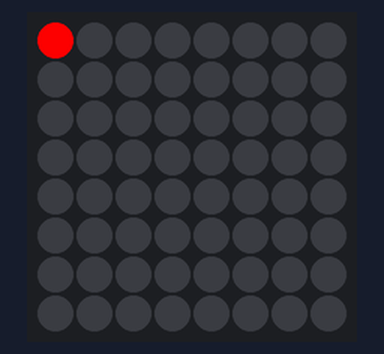
Recording of a program running on a simulated Raspberry Pi (BCM pin numbers) with a Sense HAT. On the bench: the Sense HAT's 8×8 RGB LED matrix.

Above: at 0.07 s.
At 0.77 s:
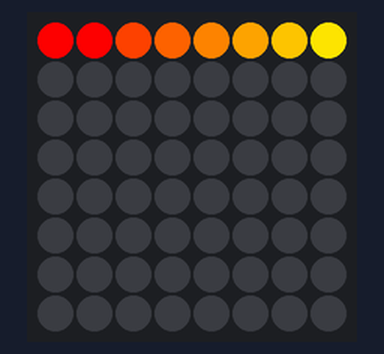
At 1.57 s:
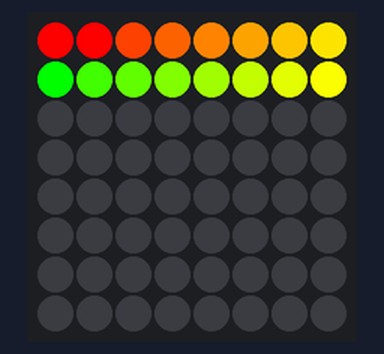
At 3.17 s:
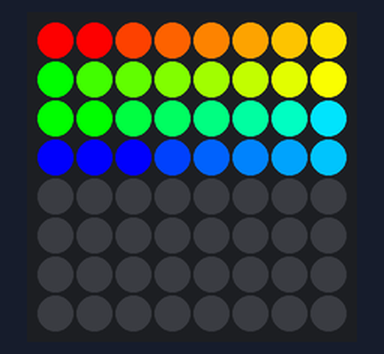
At 6.27 s:
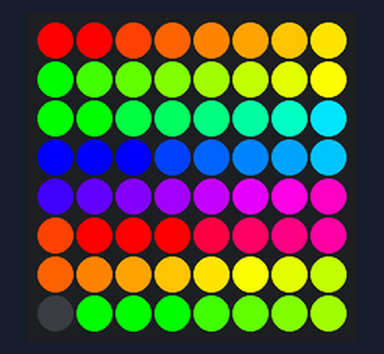
At 39.9 s:
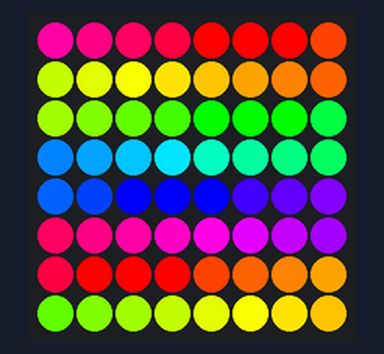

The program:

full_screen_example.py
```python
import main

shape = [
    [1, 1, 1, 1, 1, 1, 1, 1],
    [1, 1, 1, 1, 1, 1, 1, 1],
    [1, 1, 1, 1, 1, 1, 1, 1],
    [1, 1, 1, 1, 1, 1, 1, 1],
    [1, 1, 1, 1, 1, 1, 1, 1],
    [1, 1, 1, 1, 1, 1, 1, 1],
    [1, 1, 1, 1, 1, 1, 1, 1],
    [1, 1, 1, 1, 1, 1, 1, 1]
]

# Define the pixel order in a spiral pattern
pixel_order = [
    (0, 0), (1, 0), (2, 0), (3, 0), (4, 0), (5, 0), (6, 0), (7, 0),  # Top row
    (7, 1), (6, 1), (5, 1), (4, 1), (3, 1), (2, 1), (1, 1), (0, 1),  # Second row
    (0, 2), (1, 2), (2, 2), (3, 2), (4, 2), (5, 2), (6, 2), (7, 2),  # Third row
    (7, 3), (6, 3), (5, 3), (4, 3), (3, 3), (2, 3), (1, 3), (0, 3),  # Fourth row
    (0, 4), (1, 4), (2, 4), (3, 4), (4, 4), (5, 4), (6, 4), (7, 4),  # Fifth row
    (7, 5), (6, 5), (5, 5), (4, 5), (3, 5), (2, 5), (1, 5), (0, 5),  # Sixth row
    (0, 6), (1, 6), (2, 6), (3, 6), (4, 6), (5, 6), (6, 6), (7, 6),  # Seventh row
    (7, 7), (6, 7), (5, 7), (4, 7), (3, 7), (2, 7), (1, 7), (0, 7)   # Bottom row
]

while True:
    main.main(shape, pixel_order)
```

main.py
```python
from sense_hat import SenseHat
from time import sleep
import time
sense = SenseHat()

# Define the colors for the rainbow
colors = [
    (255, 0, 0),    # Red
    (255, 32, 0),   # Orange-Red
    (255, 64, 0),   # Dark Orange
    (255, 96, 0),   # Orange
    (255, 128, 0),  # Orange
    (255, 160, 0),  # Orange
    (255, 192, 0),  # Orange
    (255, 224, 0),  # Yellow-Orange
    (255, 255, 0),  # Yellow
    (224, 255, 0),  # Yellow-Green
    (192, 255, 0),  # Green-Yellow
    (160, 255, 0),  # Green-Yellow
    (128, 255, 0),  # Green-Yellow
    (96, 255, 0),   # Green
    (64, 255, 0),   # Green
    (32, 255, 0),   # Green
    (0, 255, 0),    # Green
    (0, 255, 32),   # Green-Blue
    (0, 255, 64),   # Blue-Green
    (0, 255, 96),   # Blue-Green
    (0, 255, 128),  # Cyan
    (0, 255, 160),  # Cyan
    (0, 255, 192),  # Cyan
    (0, 224, 255),  # Sky Blue
    (0, 192, 255),  # Sky Blue
    (0, 160, 255),  # Blue
    (0, 128, 255),  # Blue
    (0, 96, 255),   # Navy Blue
    (0, 64, 255),   # Navy Blue
    (0, 32, 255),   # Navy Blue
    (0, 0, 255),    # Blue
    (32, 0, 255),   # Indigo
    (64, 0, 255),   # Indigo
    (96, 0, 255),   # Purple
    (128, 0, 255),  # Purple
    (160, 0, 255),  # Violet
    (192, 0, 255),  # Violet
    (224, 0, 255),  # Magenta
    (255, 0, 224),  # Red-Violet
    (255, 0, 192),  # Red-Violet
    (255, 0, 160),  # Red-Violet
    (255, 0, 128),  # Red-Violet
    (255, 0, 96),   # Red-Violet
    (255, 0, 64),   # Red-Violet
    (255, 0, 32)    # Red-Violet
]


# Function to draw the snake on the Sense HAT
def draw_snake(x, y, color_index):
    sense.set_pixel(x, y, colors[color_index])

# Function to clear the Sense HAT display
def clear_display():
    sense.clear()

# Main loop
def main(shape, pixel_order):
    # Clear the display
    clear_display()

    # Iterate through the pixel order list and the color list
    color_index = 0
    active_pixels = []  # List to store active pixels and their color indices

    for x, y in pixel_order:
        if shape[y][x] == 1:
            draw_snake(x, y, color_index)
            active_pixels.append((x, y, color_index))  # Add the pixel and its color index
            color_index = (color_index + 1) % len(colors)
            sleep(0.1)  # Adjust the speed of the snake

    while True:
        # Update the active pixels with the next color in the sequence
        for i, (x, y, color_index) in enumerate(active_pixels):
            new_color_index = (color_index + 1) % len(colors)
            draw_snake(x, y, new_color_index)
            active_pixels[i] = (x, y, new_color_index)  # Update the color index

        sleep(0.1)  # Small delay to reduce CPU usage
```
